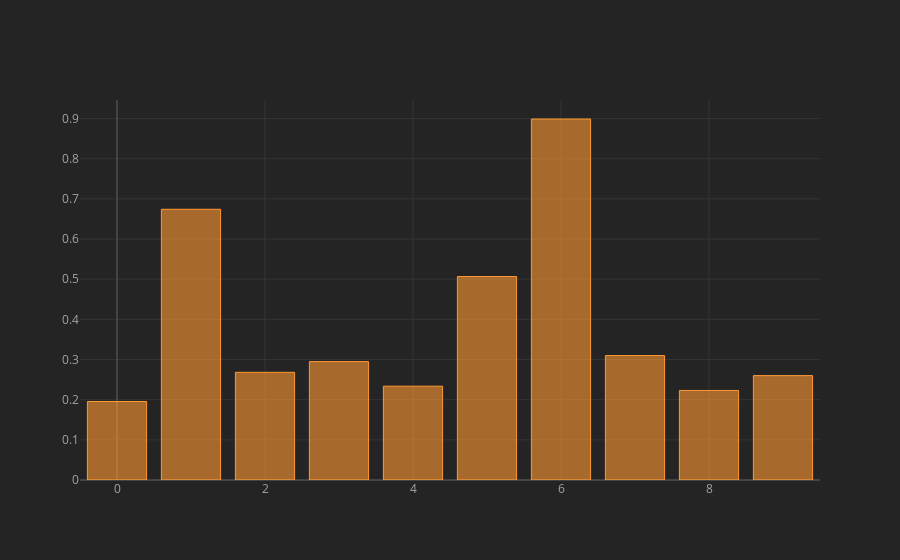

This figure's notebook cell:
### Code cell
df['A'].iplot(kind='bar')

### Figure 1 — Plotly figure (JSON) as saved in the notebook; plotly's stock layout.template omitted (floating-point values rounded to 4 significant figures)
{"data": [{"marker": {"color": "rgba(255, 153, 51, 0.6)", "line": {"color": "rgba(255, 153, 51, 1.0)", "width": 1}}, "name": "A", "orientation": "v", "text": "", "type": "bar", "x": [0, 1, 2, 3, 4, 5, 6, 7, 8, 9], "y": [0.1954, 0.674, 0.2681, 0.2948, 0.2336, 0.5066, 0.8988, 0.3099, 0.2229, 0.2599]}], "layout": {"legend": {"bgcolor": "#242424", "font": {"color": "#F4F4F4"}}, "paper_bgcolor": "#242424", "plot_bgcolor": "#242424", "title": {"font": {"color": "#F4F4F4"}}, "xaxis": {"gridcolor": "#343434", "showgrid": true, "tickfont": {"color": "#A4A4A4"}, "title": {"font": {"color": "#A4A4A4"}, "text": ""}, "zerolinecolor": "#444444"}, "yaxis": {"gridcolor": "#343434", "showgrid": true, "tickfont": {"color": "#A4A4A4"}, "title": {"font": {"color": "#A4A4A4"}, "text": ""}, "zerolinecolor": "#444444"}}}
